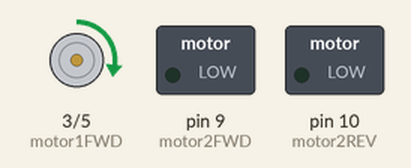
Simulated run of this sketch. Board: Arduino Uno, built with avr-gcc and run on an emulated ATmega328P. Shown: motor-driver pin pairs drawn as motors (green arrow = first pin HIGH = forward, orange = second pin HIGH = backward, longer = more drive), switched loads named in the sketch (green lamp = pin HIGH).

Above: at 0.5 s.
At 2.5 s:
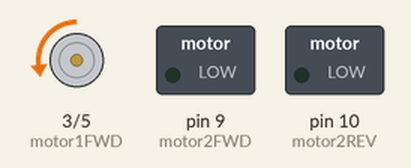
At 4.0 s:
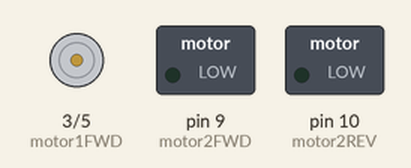
Timing chart, 0 to 6.5 s (numbered marks = the images above):
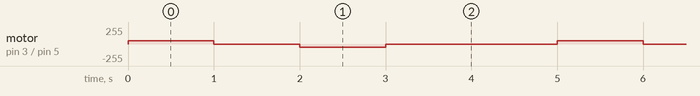

Measured:
- by itself, motor on pin 3 (motor1FWD) / pin 5 (motor1REV): repeats every 5.0 s: stopped 1.0 s, backward 50/255 1.0 s, stopped 2.0 s, forward 50/255 1.0 s

The sketch:

motor_test.ino
```cpp
// Define motor control pins
int motor1FWD = 3; // Motor 1 Forward PWM
int motor1REV = 5;  // Motor 1 Reverse PWM

int motor2FWD = 9; // Motor 1 Forward PWM
int motor2REV = 10;  // Motor 1 Reverse PWM


void setup() {
  // Set all the motor control pins to outputs
  pinMode(motor1FWD, OUTPUT);
  pinMode(motor1REV, OUTPUT);

  pinMode(motor2FWD, OUTPUT);
  pinMode(motor2REV, OUTPUT);
}

void loop() {
  // Set Motor 1 forward
  analogWrite(motor1FWD, 50);
  analogWrite(motor1REV, 0);

  delay(1000); // Run motors for 2000 milliseconds

  // Set Motor 1 Stop
  analogWrite(motor1FWD, 0);
  analogWrite(motor1REV, 0);

  delay(1000); // Run motors for 2000 milliseconds

  // Set Motor 1 reverse
  analogWrite(motor1FWD, 0);
  analogWrite(motor1REV, 50);

  delay(1000); // Run motors for 2000 milliseconds

  // Set Motor 1 Stop
  analogWrite(motor1FWD, 0);
  analogWrite(motor1REV, 0);

  delay(2000); // Run motors for 2000 milliseconds
}
```
